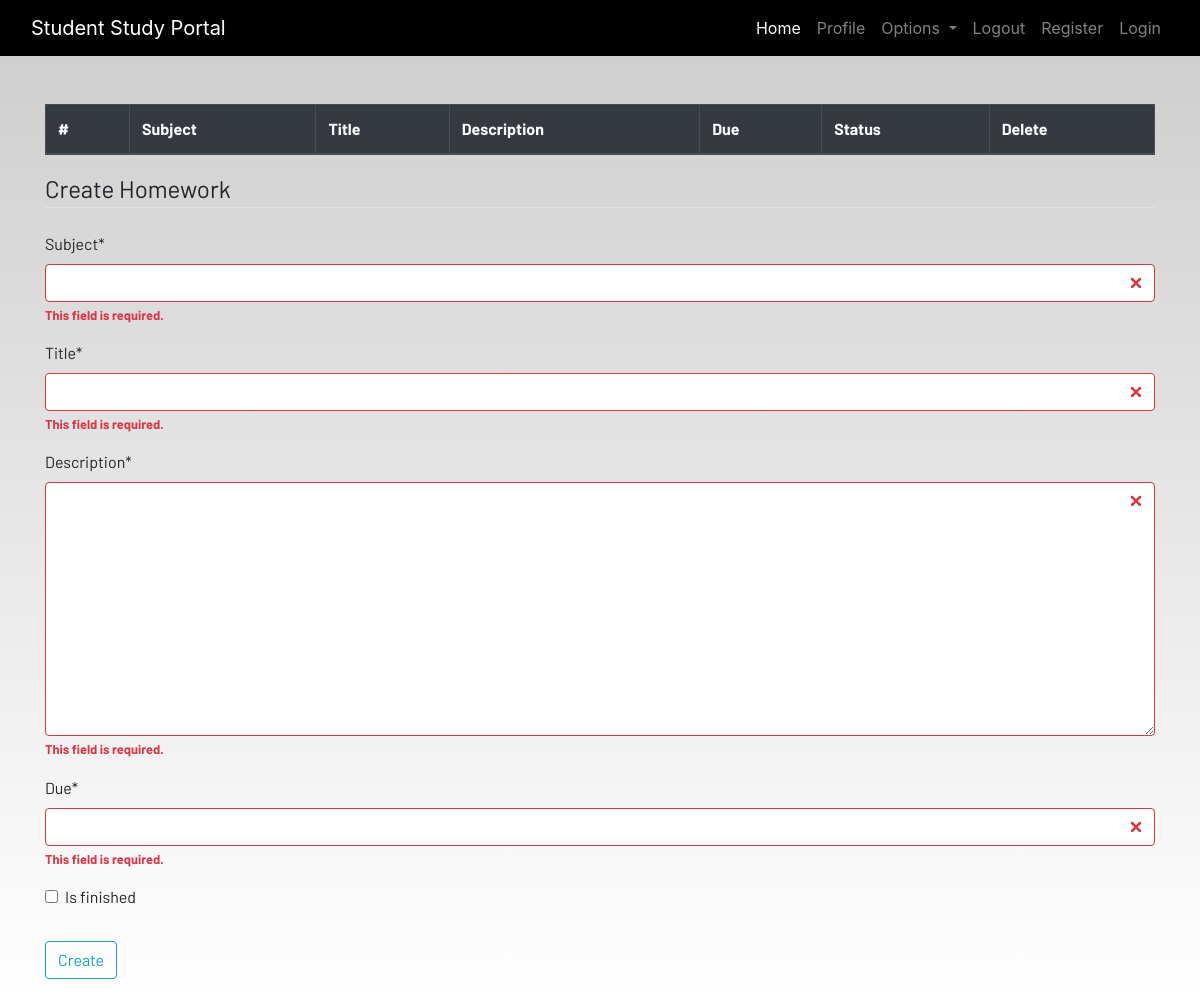
The app's page /homework (signed in), older data.
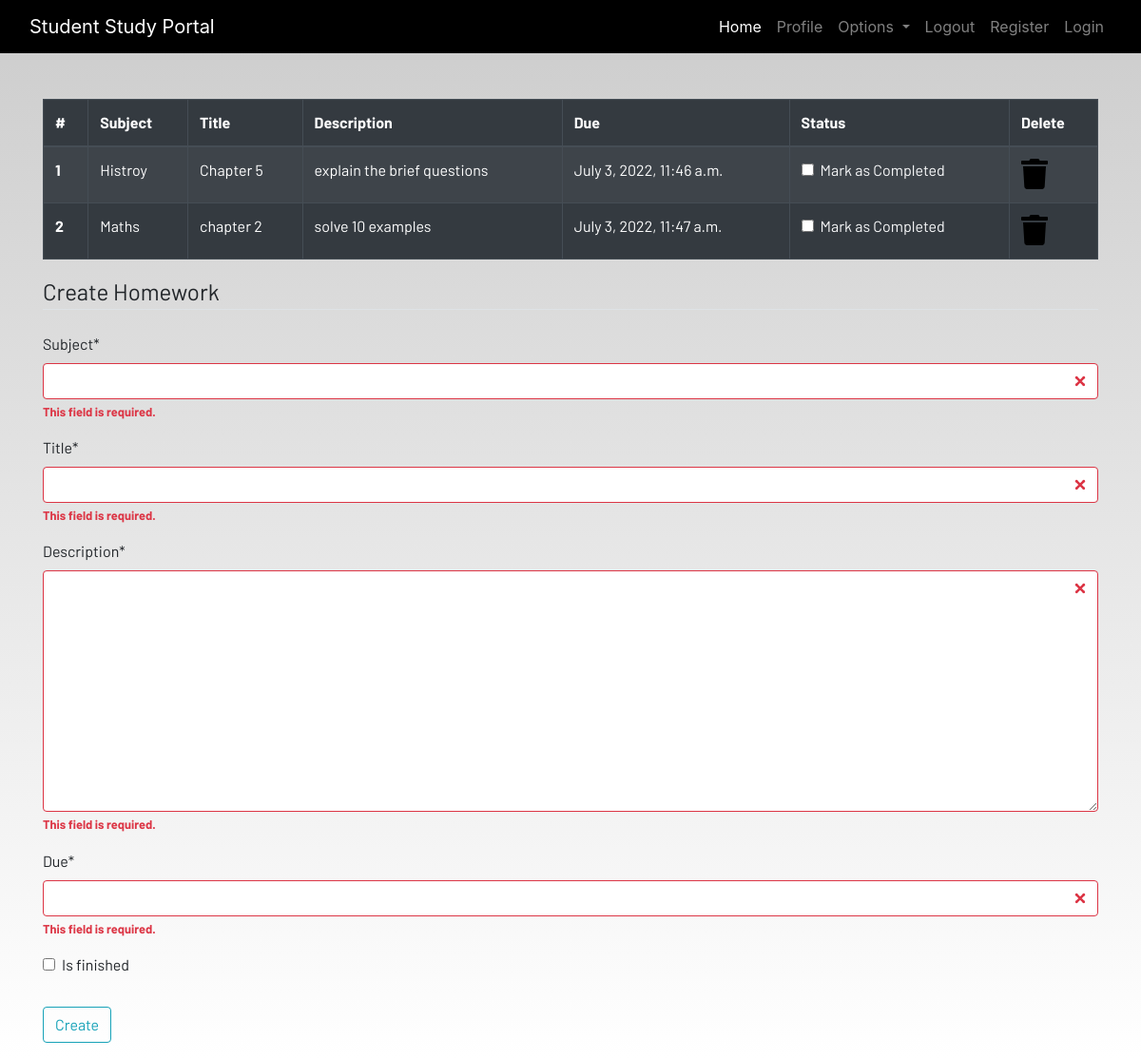
The same page, newer data.
### dashboard/models.py (models this page shows, shortened)
class Homework(models.Model):
    user=models.ForeignKey(User,on_delete=models.CASCADE)
    subject=models.CharField(max_length=50)
    title=models.CharField(max_length=100)
    description=models.TextField()
    due=models.DateTimeField()
    is_finished=models.BooleanField(default=False)

### dashboard/views.py (the view)
# urls.py: path('homework',views.homework,name="homework"),
def homework(request):
    if request.method=="POST":
        form=HomeworkForm(request.POST)
        if form.is_valid():
            try:
                finished=request.POST['is_finished']
                if finished=='on':
                    finished=True
                else:
                    finished=False
            except:
                finished=False
            homeworks=Homework(
                user=request.user,
                subject=request.POST['subject'],
                title=request.POST['title'],
                description=request.POST['description'],
                due=request.POST['due'],
                is_finished=finished
            )
            homeworks.save()
            messages.success(request,f"Homework Added from {request.user.username} Successfully")
    else:
        form=HomeworkForm()
    form=HomeworkForm(request.POST)
    homework=Homework.objects.filter(user=request.user)
    if len(homework)==0:
        homework_done=True
    else:
        homework_done=False
    context={'homeworks':homework,
            'homeworks_done':homework_done,
             'form':form}
    return render(request,'dashboard/homework.html',context)

### dashboard/forms.py
class HomeworkForm(forms.ModelForm):
    class Meta:
        model=Homework
        Widgets={'due':date}
        fields=["subject","title","description","due","is_finished"]

### dashboard/templates/dashboard/homework.html (shortened to what this page needs)
{% extends 'dashboard/base.html' %}
{% load static %}
{% load crispy_forms_tags %}
{% block content %}
<div class="container">
    {% if not homework_done %}
    <table class="table table-striped table-bordered table-hover table-dark">
        <thead>
            <tr>
                <th scope="col">#</th>
                <th scope="col">Subject</th>
                <th scope="col">Title</th>
                <th scope="col">Description</th>
                <th scope="col">Due</th>
                <th scope="col">Status</th>
                <th scope="col">Delete</th>
            </tr>
        </thead>
        <tbody>
            {% for homework in homeworks %}
            <tr>
                <th scope="row">{{forloop.counter}}</th>
                <td>{{homework.subject}}</td>
                <td>{{homework.title}}</td>
                <td>{{homework.description}}</td>
                <td>{{homework.due}}</td>
                <td>
                    <a href="{%url 'update-homework' homework.id %}">
                        <div class="form-check">
                            {% if homework.is_finished == True %}
                            <input class="form-check-input" type="checkbox" value="" checked>
                            {% else %}
                            <input class="form-check-input" type="checkbox" value="">
                            {% endif %}
                            <label class="form-check-label text-light" for="flexCheckDefault">
                                Mark as Completed
                            </label>
                        </div>
                    </a>
                </td>
                <td><a href="#"><i class="fa fa-trash fa-2x"></i></a></td>
            </tr>
            {% endfor %}
        </tbody>
    </table>
    {% else %}
    <h4>All homeworks are completed!! Create to have more!!</h4>
{% endif %}
</div>
<div class=" container">
    <form method="POST">
        <fieldset class="form-group">
            <legend class="border-bottom mb-4">Create Homework</legend>
            {{form|crispy}}
        </fieldset>
        <div class="form-group">
            <button href="" class="btn btn-outline-info" type="submit">
                Create
            </button>
        </div>
    </form>
</div>
{% endblock content %}

### dashboard/templates/dashboard/base.html (shortened to what this page needs)
<!DOCTYPE html>
{% load static %}
<html lang="en">
<head>
  <link rel="stylesheet" href="https://stackpath.bootstrapcdn.com/bootstrap/4.3.1/css/bootstrap.min.css"
 />
  <link rel="stylesheet" href="https://use.fontawesome.com/releases/v5.7.2/css/all.css"
 />
  <link rel="stylesheet" href="{% static 'css/main.css' %}" />
</head>
<body>
  <header>
    <nav class="navbar navbar-expand-lg navbar-dark bg-dark">
      <div class="container-fluid">
        <a class="navbar-brand" href="#">Student Study Portal</a>
        <div class="collapse navbar-collapse justify-content-end" id="navbarSupportedContent">
          <ul class="navbar-nav mb-2 mb-lg-0">
            <li class="nav-item">
              <a class="nav-link active" aria-current="page" href="#">Home</a>
            </li>
            <li class="nav-item">
              <a class="nav-link" href="#">Profile</a>
            </li>
            <li class="nav-item dropdown">
              <a class="nav-link dropdown-toggle" href="#" id="navbarDropdown" role="button" data-toggle="dropdown"
                aria-haspopup="true" aria-expanded="false">
                Options
              </a>
            </li>
            <li class="nav-item">
              <a class="nav-link" href="#">Logout</a>
            </li>
            <li class="nav-item">
              <a class="nav-link" href="#">Register</a>
            </li>
            <li class="nav-item">
              <a class="nav-link" href="#">Login</a>
            </li>
          </ul>
        </div>
      </div>
    </nav>
  </header>
  <br /><br />
  <main>
    {% block content %}
    {% endblock content %}
  </main>
</body>
</html>

### static/css/main.css (style rules this page uses)
html { scroll-behavior: smooth; height: 100%; width: 100%; }
main { font-family: Barlow, Quicksand, Rubik, sans-serif, serif, 'Times New Roman', Times, serif !important; }
.navbar { background-color: rgb(0, 0, 0) !important; }
a { text-decoration: none !important; color: black; }
html, body { max-width: 100%; overflow-x: hidden; height: 100%; width: 100%; }
body { background: linear-gradient(rgba(0, 0, 0, 0.2), rgba(255, 255, 255, 0.5)); overflow-x: hidden; background-repeat: no-repeat; }
.fa { color: black; }

Row changes from the older to the newer data that the page shows:
added Homework: subject "Histroy", title "Chapter 5", description "explain the brief questions", due "July 3, 2022, 11:46 a.m."
added Homework: subject "Maths", title "chapter 2", description "solve 10 examples", due "July 3, 2022, 11:47 a.m."
